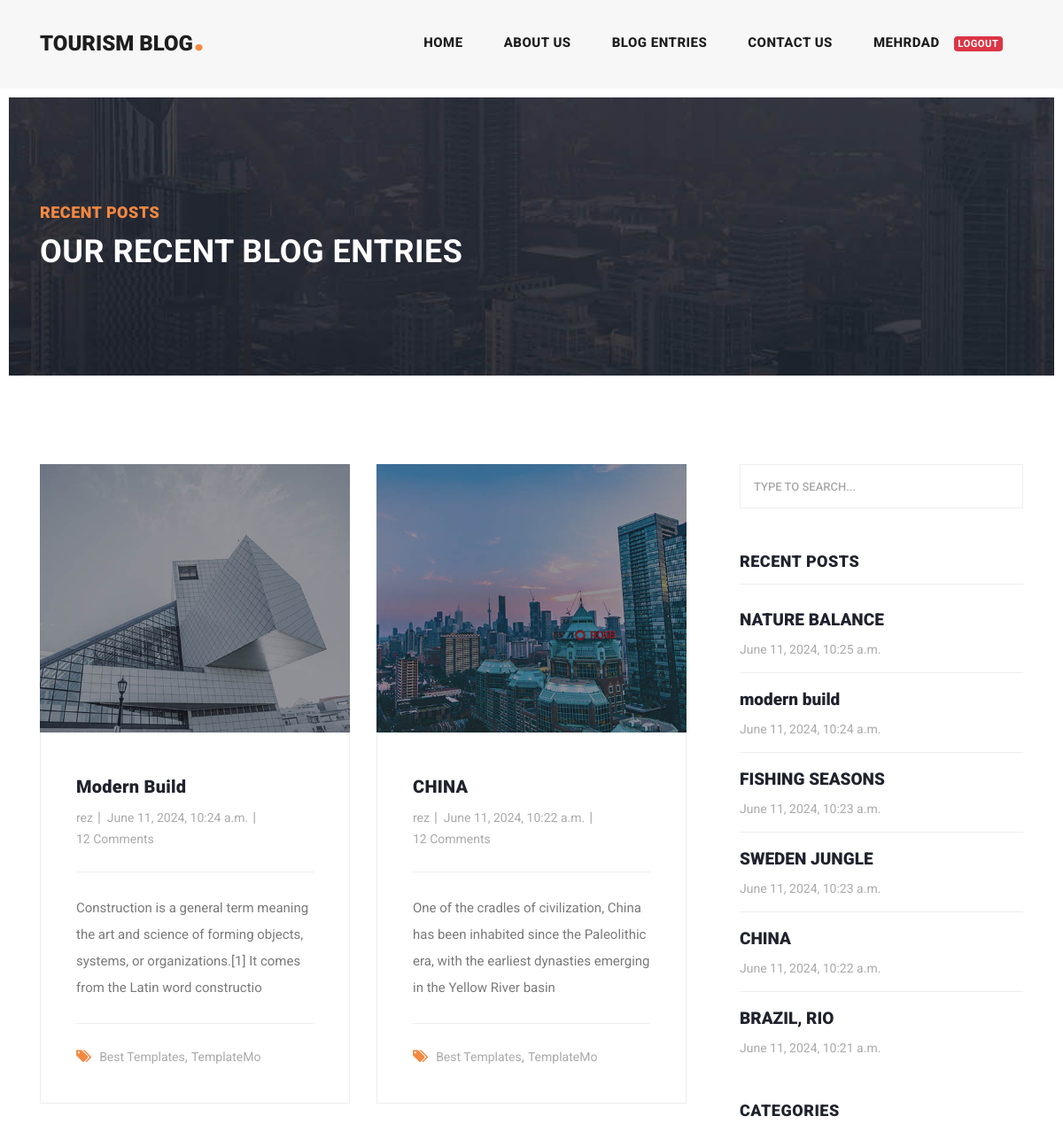
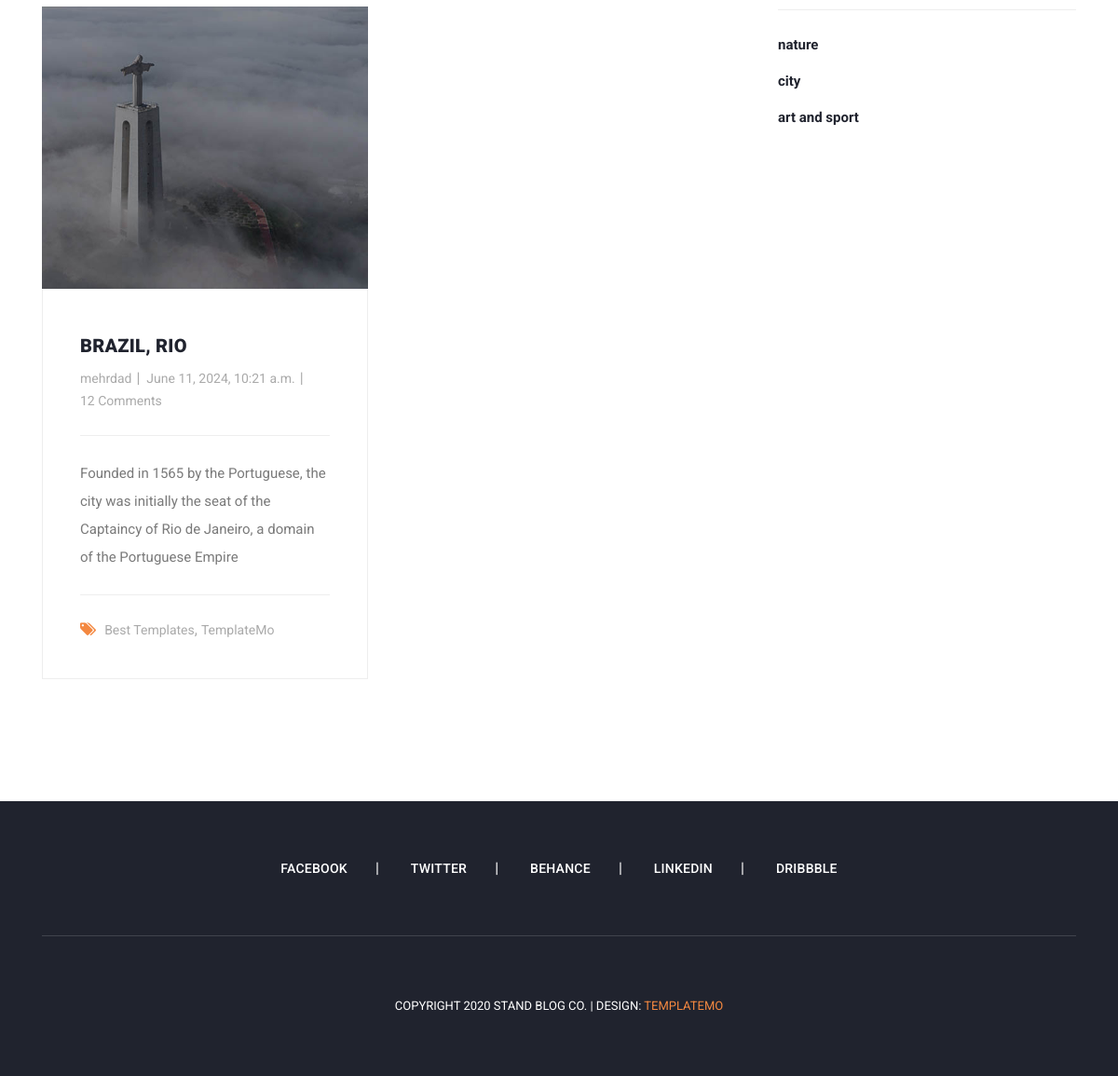
The app's page /articles/category/2 (signed in) with its own data (2 pictures, top to bottom).
### blog_app/models.py (models this page shows, shortened)
class Article(models.Model):
    author = models.ForeignKey(User, on_delete=models.CASCADE)
    category = models.ManyToManyField(Category)
    title = models.CharField(max_length=70)
    body = models.TextField()
    image = models.ImageField(upload_to="images/articles")
    created_at = models.DateTimeField(auto_now_add=True)
    updated_at = models.DateTimeField(auto_now=True)
    class Meta:
        ordering = ('-created_at',)

class Category(models.Model):
    title = models.CharField(max_length=100)
    created_at = models.DateTimeField(auto_now_add=True)

### blog_app/views.py (the view)
# urls.py: path("category/<int:pk>",category_detail , name="category_detail"),
def category_detail(request, pk):
    category = get_object_or_404(Category, id=pk)
    articles_list = category.article_set.all()
    context ={
        "articles_list":articles_list,
    }
    return render(request, "blog_app/post-lists.html", context)

### context_processors/context_processors.py (called while the page is built)
def recent_articles(request):
    recent_articles = Article.objects.all().order_by('-created_at')
    categories = Category.objects.all()
    return{
        "recent_articles": recent_articles,
        "categories": categories,
    }

### blog_app/templates/blog_app/post-lists.html (shortened to what this page needs)
{% extends "base.html" %} {% load static %} {% block content %}
<div class="heading-page header-text">
  <section class="page-heading">
    <div class="container">
      <div class="row">
        <div class="col-lg-12">
          <div class="text-content">
            <h4>Recent Posts</h4>
            <h2>Our Recent Blog Entries</h2>
          </div>
        </div>
      </div>
    </div>
  </section>
</div>
<section class="blog-posts grid-system">
  <div class="container">
    <div class="row">
      <div class="col-lg-8">
        <div class="all-blog-posts">
          <div class="row">
            {% for article in articles_list %}
            <div class="col-lg-6">
              <div class="blog-post">
                <div class="blog-thumb">
                  <img src="{{ article.image.url }}" alt="" />
                </div>
                <div class="down-content">
                  <a href="post-details.html"><h4>{{ article.title }}</h4></a>
                  <ul class="post-info">
                    <li><a href="#">{{ article.author }}</a></li>
                    <li><a href="#">{{ article.created_at }}</a></li>
                    <li><a href="#">12 Comments</a></li>
                  </ul>
                  <p>{{ article.body }}</p>
                  <div class="post-options">
                    <div class="row">
                      <div class="col-lg-12">
                        <ul class="post-tags">
                          <li><i class="fa fa-tags"></i></li>
                          <li><a href="#">Best Templates</a>,</li>
                          <li><a href="#">TemplateMo</a></li>
                        </ul>
                      </div>
                    </div>
                  </div>
                </div>
              </div>
            </div>
            {% endfor %}
            <div class="col-lg-12">
            </div>
          </div>
        </div>
      </div>
      {% include 'includes/sidebar.html' %}
    </div>
  </div>
</section>
{% endblock %}

### templates/includes/header.html (shortened to what this page needs)
{% load static %}
<header class="">
    <nav class="navbar navbar-expand-lg">
      <div class="container">
        <a class="navbar-brand" href="{% url 'home' %}"
          ><h2>tourism Blog<em>.</em></h2></a
        >
        <div class="collapse navbar-collapse" id="navbarResponsive">
          <ul class="navbar-nav ml-auto">
            <li class="nav-item {% if request.resolver_match.url_name == 'home' %}active{% endif %}">
              <a class="nav-link" href="{% url 'home' %}"
                >Home
              </a>
            </li>
            <li class="nav-item">
              <a class="nav-link" href="{% url 'about' %}">About Us</a>
            </li>
            <li class="nav-item {% if request.resolver_match.url_name == 'list' %}active{% endif %}">
              <a class="nav-link" href="{% url 'list' %}">Blog Entries</a>
            </li>
            <li class="nav-item">
              <a class="nav-link" href="{% url 'contact' %}">Contact Us</a>
            </li>
            <li class="nav-item">
              {% if request.user.is_authenticated %}
              <div class="d-flex">
                <a class="nav-link" href="">{{ request.user.first_name }}</a>
                <a class="nav-link" href="{% url 'logout' %}"
                  ><span class="badge badge-danger">Logout</span></a
                >
              </div>
              {% else %}
              <div class="d-flex">
                <a class="nav-link" href="/login">Login</a>
                <a class="nav-link" href="/register">/register</a>
              </div>
              {% endif %}
            </li>
          </ul>
        </div>
      </div>
    </nav>
  </header>

### templates/includes/sidebar.html
{% load static %}
<div class="col-lg-4">
    <div class="sidebar">
      <div class="row">
        <div class="col-lg-12">
          <div class="sidebar-item search">
            <form id="search_form" name="gs" method="GET" action="{% url 'search' %}">
              <input
                type="text"
                name="q"
                class="searchText"
                placeholder="type to search..."
                autocomplete="on"
              />
            </form>
          </div>
        </div>
        <div class="col-lg-12">
          <div class="sidebar-item recent-posts">
            <div class="sidebar-heading">
              <h2>Recent Posts</h2>
            </div>
            <div class="content">
              <ul>
                {% for article in recent_articles %}
                <li>
                  <a href="post-details.html">
                    <h5>
                      {{ article.title }}
                    </h5>
                    <span>{{ article.created_at }}</span>
                  </a>
                </li>
                {% endfor %}
              </ul>
            </div>
          </div>
        </div>
        <div class="col-lg-12">
          <div class="sidebar-item categories">
            <div class="sidebar-heading">
              <h2>Categories</h2>
            </div>
            <div class="content">
              <ul>
                {% for cat in categories %}
                <li><a href="{% url "category_detail" cat.id %}">{{ cat.title }}</a></li>
                {% endfor %}
              </ul>
            </div>
          </div>
        </div>
      </div>
    </div>
  </div>

### records on screen
Article: image (picture), title "Modern Build", author "rez", created_at "June 11, 2024, 10:24 a.m.", body "Construction is a general term meaning the art and science of forming objects, systems, or organizations.[1] It comes from the Latin word constructio", title "modern build"
Article: image (picture), title "CHINA", author "rez", created_at "June 11, 2024, 10:22 a.m.", body "One of the cradles of civilization, China has been inhabited since the Paleolithic era, with the earliest dynasties emerging in the Yellow River basin"
Article: image (picture), title "BRAZIL, RIO", author "mehrdad", created_at "June 11, 2024, 10:21 a.m.", body "Founded in 1565 by the Portuguese, the city was initially the seat of the Captaincy of Rio de Janeiro, a domain of the Portuguese Empire"
Article: title "NATURE BALANCE", created_at "June 11, 2024, 10:25 a.m."
Article: title "FISHING SEASONS", created_at "June 11, 2024, 10:23 a.m."
Article: title "SWEDEN JUNGLE", created_at "June 11, 2024, 10:23 a.m."
Category: title "nature"
Category: title "city"
Category: title "art and sport"

### other values on screen
{{ request.user.first_name }} "MEHRDAD"
